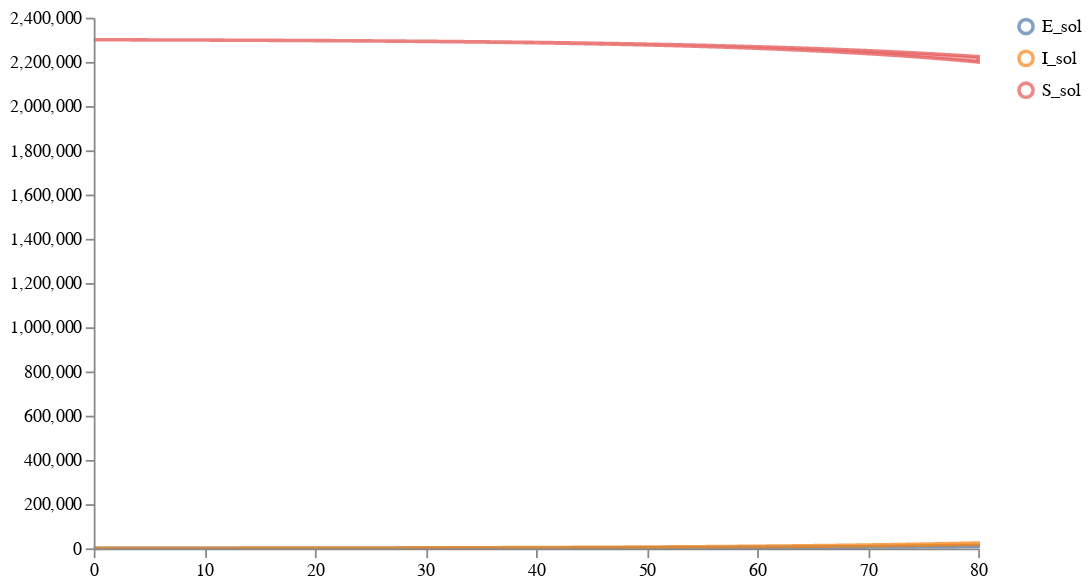

Source (notebook cell):
### Code cell
schema = plots.trajectories(post_samples["data"].drop(columns=['V_sol']), subset=".*_sol",
                            #points=ww_data_train.reset_index(drop=True).rename(columns={"V":"V_data"})
                           )
schema = plots.pad(schema, 5)
plots.ipy_display(schema)

### Figure 1 — Vega specification as saved in the notebook (floating-point values rounded to 4 significant figures; data arrays with more than 128 entries replaced by an {"elided": "..."} marker saying what was removed)
{"$schema": "https://vega.github.io/schema/vega/v5.json", "axes": [{"name": "x_axis", "orient": "bottom", "scale": "xscale", "zindex": 100}, {"name": "y_axis", "orient": "left", "scale": "yscale", "zindex": 100}], "data": [{"name": "distributions", "values": {"elided": "2403 records"}}, {"name": "traces", "transform": [{"expr": "isValid(datum.value)", "type": "filter"}], "values": []}, {"name": "points", "values": []}, {"name": "markers", "values": []}, {"name": "selected", "on": [{"remove": true, "trigger": "clear"}, {"remove": true, "trigger": "!shift"}, {"insert": "clicked", "trigger": "!shift && clicked"}, {"toggle": "clicked", "trigger": "shift && clicked"}]}], "height": 300, "legends": [{"encode": {"labels": {"interactive": true, "name": "legendLabel", "update": {"opacity": [{"test": "!length(data('selected')) || indata('selected', 'value', datum.value)", "value": 1}, {"value": 0.25}]}}, "symbols": {"interactive": true, "name": "legendSymbol", "update": {"fill": {"value": "transparent"}, "opacity": [{"test": "!length(data('selected')) || indata('selected', 'value', datum.value)", "value": 0.7}, {"value": 0.15}], "size": {"value": 64}, "strokeWidth": {"value": 2}}}}, "name": "color_legend", "stroke": "color"}], "marks": [{"from": {"facet": {"data": "points", "groupby": "trajectory", "name": "points_split"}}, "marks": [{"encode": {"hover": {"fillOpacity": {"value": 0.9}}, "update": {"fill": {"field": "trajectory", "scale": "color"}, "fillOpacity": [{"test": "!length(data('selected')) || indata('selected', 'value', datum.trajectory)", "value": 0.5}, {"value": 0.15}], "size": {"value": 10}, "stroke": {"field": "trajectory", "scale": "color"}, "strokeOpacity": [{"test": "!length(data('selected')) || indata('selected', 'value', datum.trajectory)", "value": 0.75}, {"value": 0.15}], "strokeWidth": {"value": 2}, "tooltip": {"field": "value"}, "x": {"field": "timepoint", "scale": "xscale"}, "y": {"field": "value", "scale": "yscale"}}}, "from": {"data": "points"}, "name": "_points_symbol", "type": "symbol", "zindex": 3}, {"encode": {"hover": {"fillOpacity": {"value": 0.9}}, "update": {"interpolate": {"value": "linear"}, "stroke": {"field": "trajectory", "scale": "color"}, "strokeOpacity": [{"test": "!length(data('selected')) || indata('selected', 'value', datum.trajectory)", "value": 0.3}, {"value": 0.1}], "strokeWidth": {"value": 2}, "x": {"field": "timepoint", "scale": "xscale"}, "y": {"field": "value", "scale": "yscale"}}}, "from": {"data": "points"}, "name": "_points_line", "type": "line", "zindex": 3}], "name": "_points", "type": "group", "zindex": 3}, {"from": {"facet": {"data": "traces", "groupby": "trajectory", "name": "traces_split"}}, "marks": [{"encode": {"hover": {"fillOpacity": {"value": 0.9}}, "update": {"interpolate": {"value": "linear"}, "stroke": {"field": "trajectory", "scale": "color"}, "strokeOpacity": [{"test": "!length(data('selected')) || indata('selected', 'value', datum.trajectory)", "value": 0.75}, {"value": 0.15}], "strokeWidth": {"value": 2}, "x": {"field": "timepoint", "scale": "xscale"}, "y": {"field": "value", "scale": "yscale"}}}, "from": {"data": "traces_split"}, "name": "_traces_lines", "type": "line"}], "name": "_traces", "type": "group", "zindex": 2}, {"from": {"facet": {"data": "distributions", "groupby": "trajectory", "name": "trajectory_split"}}, "marks": [{"encode": {"hover": {"fillOpacity": {"value": 0.9}}, "update": {"fill": {"field": "trajectory", "scale": "color"}, "fillOpacity": [{"test": "!length(data('selected')) || indata('selected', 'value', datum.trajectory)", "value": 0.5}, {"value": 0.15}], "interpolate": {"value": "linear"}, "stroke": {"field": "trajectory", "scale": "color"}, "strokeOpacity": [{"test": "!length(data('selected')) || indata('selected', 'value', datum.trajectory)", "value": 0.75}, {"value": 0.15}], "strokeWidth": {"value": 2}, "x": {"field": "timepoint", "scale": "xscale"}, "y": {"field": "upper", "scale": "yscale"}, "y2": {"field": "lower", "scale": "yscale"}}}, "from": {"data": "trajectory_split"}, "type": "area"}], "name": "_distributions", "type": "group", "zindex": 1}, {"marks": [{"encode": {"enter": {"stroke": {"value": "lightgray"}}, "update": {"opacity": {"value": 1}, "x": {"field": "timepoint", "scale": "xscale"}, "y": {"signal": "height"}, "y2": {"value": 0}}}, "from": {"data": "markers"}, "name": "_marker text", "type": "rule"}, {"encode": {"enter": {"fontSize": {"value": 8}, "text": {"field": "datum.label"}, "y": {"value": 0}}}, "from": {"data": "_marker text"}, "name": "_marker flags", "transform": [{"as": ["x", "_y", "opacity", "align", "baseline"], "lineAnchor": "start", "offset": [1], "size": {"signal": "[width, height]"}, "type": "label"}], "type": "text"}], "name": "_markers", "type": "group"}], "padding": 5, "scales": [{"domain": {"fields": [{"data": "distributions", "field": "timepoint"}, {"data": "traces", "field": "timepoint"}, {"data": "points", "field": "timepoint"}, {"data": "markers", "field": "timepoint"}]}, "name": "xscale", "range": "width", "type": "linear", "zero": false}, {"domain": {"fields": [{"data": "distributions", "field": "lower"}, {"data": "distributions", "field": "upper"}, {"data": "traces", "field": "value"}, {"data": "points", "field": "value"}]}, "name": "yscale", "nice": true, "range": "height", "type": "linear", "zero": true}, {"domain": {"fields": [{"data": "distributions", "field": "trajectory"}, {"data": "traces", "field": "trajectory"}, {"data": "points", "field": "trajectory"}]}, "name": "color", "range": "category", "type": "ordinal"}], "signals": [{"name": "clear", "on": [{"events": "mouseup[!event.item]", "force": true, "update": "true"}], "value": true}, {"name": "shift", "on": [{"events": "@legendSymbol:click, @legendLabel:click", "force": true, "update": "event.shiftKey"}], "value": false}, {"name": "clicked", "on": [{"events": "@legendSymbol:click, @legendLabel:click", "force": true, "update": "{value: datum.value}"}], "value": null}], "width": 500}
